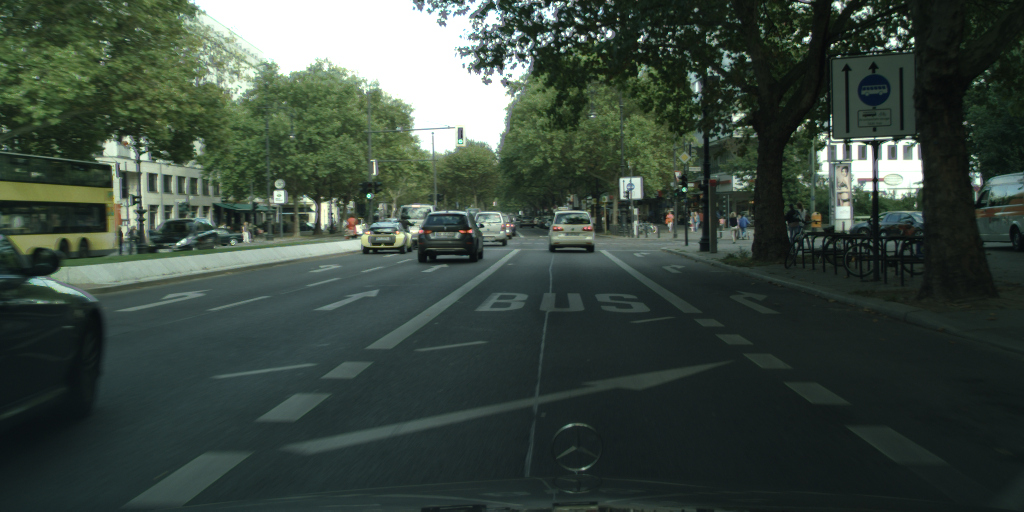
#> input picture imageprocessing/images/city_0.jpg, 1024 x 512 px, given as the content of the folder ohn/media/webapps/sk8mini/awacs/photos/20240312-124118/keep/, which was not available
$ python crop.py
#> lines starting #> are read from the running program, lines starting #| are printed output that depends on the picture
' crop.py - crop all images in a folder'
import os
import cv2
import argparse

ifolder = '/home/john/media/webapps/sk8mini/awacs/photos/20240312-124118/keep/'

l = 272
r = 331
t = 267
b = 332

def main():
	# get command-line parameters
	parser = argparse.ArgumentParser()
	parser.add_argument('-if' ,'--ifolder'        ,default=ifolder    ,help='input folder.'),
	args = parser.parse_args()	# returns Namespace object, use dot-notation

	ocropfolder = os.path.join(args.ifolder, 'crop')

	# loop all images in folder
	blist = []
	for filename in os.listdir(args.ifolder):
		basename, ext = os.path.splitext(filename)
		if ext == '.jpg':
			blist.append(basename)
	blist = sorted(blist)

	ndx = 0
	for ndx in range(len(blist)):
		fname = blist[ndx] + '.jpg'
		fqinputname  = os.path.join(args.ifolder, fname)
		fqoutputname = os.path.join(ocropfolder, fname)

		image = cv2.imread(fqinputname, cv2.IMREAD_UNCHANGED)
#> image is the input picture: shape (512, 1024, 3); mean B, G, R 63.6, 72.1, 59.3

		crop = image[t:b, l:r]
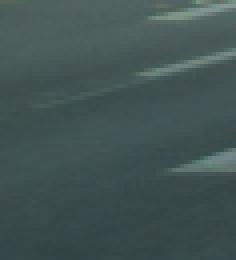
#> crop: shape (65, 59, 3) (shown 4 times larger); mean B, G, R 83.4, 84.3, 65.9
		cv2.imwrite(fqoutputname, crop)

main()

$ run again, on imageprocessing/images/trail_0.jpg
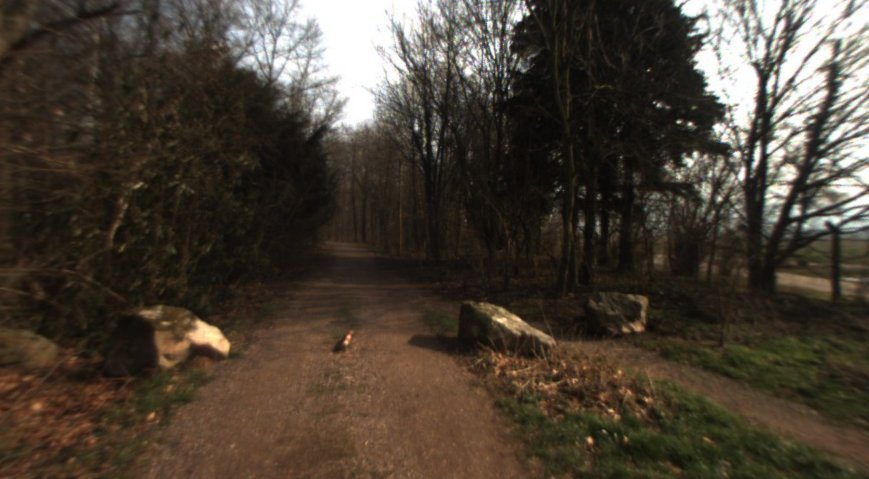
#> input picture imageprocessing/images/trail_0.jpg, 869 x 479 px, given as the content of the folder ohn/media/webapps/sk8mini/awacs/photos/20240312-124118/keep/, which was not available
#> in main, image is the input picture: shape (479, 869, 3); mean B, G, R 52.7, 63.9, 73.4
#> in main, `crop = image[t:b, l:r]`:
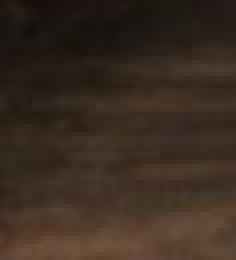
#> crop: shape (65, 59, 3) (shown 4 times larger); mean B, G, R 33.1, 43.8, 58
